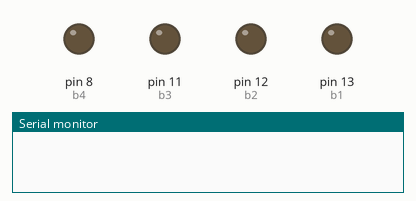
This sketch was run on a simulated Arduino Uno, built with avr-gcc and run on an emulated ATmega328P. On the bench: output pins drawn as LEDs (lit = HIGH), the last lines printed to the serial monitor.

Above: at 0.1 s.
At 4.1 s:
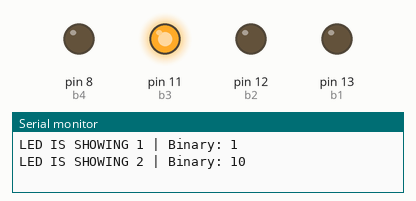
At 8.1 s:
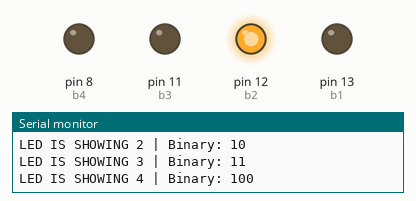
At 18.1 s:
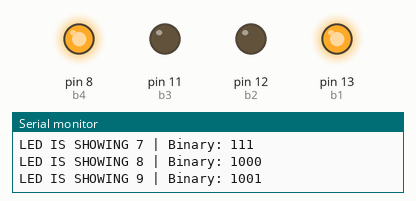
At 28.1 s:
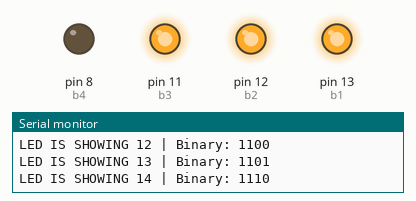
At 38.1 s:
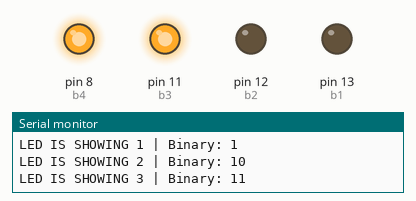
Timing chart, 0 to 39.6 s (numbered marks = the images above):
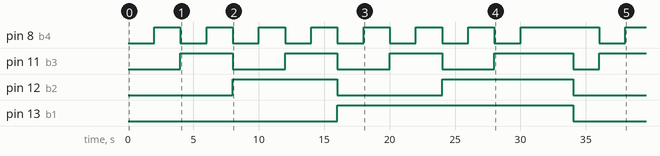

The sketch:

ledCounter.ino
```cpp
int b1 = 13;
int b2 = 12;
int b3 = 11;
int b4 = 8;

int ledPins[] = {b4, b3, b2, b1};
bool pattern[] = {false, false, false, false};

void setup() {
  Serial.begin(9600);

  // pinMode must come before digitalWrite
  pinMode(b1, OUTPUT);
  pinMode(b2, OUTPUT);
  pinMode(b3, OUTPUT);
  pinMode(b4, OUTPUT);

}

void loop() {
  // Commented out so it doesn't instantly overwrite your setup logic
  /*
  digitalWrite(b1, HIGH);
  digitalWrite(b2, HIGH);
  digitalWrite(b3, HIGH);
  digitalWrite(b4, HIGH);
  */


  float log2Val = log(2); // Use float for math

  // Light up for 0 first
  for (int j = 0; j < 4; j++) {
    digitalWrite(ledPins[j], pattern[j] ? HIGH : LOW);
  }
  delay(2000);

  for (int i = 1; i < 16; i++) {
    // Reset pattern array (C++ syntax)
    for (int j = 0; j < 4; j++) pattern[j] = false;

    int num;
    if (i % 2 != 0) {
      num = i - 1;
      pattern[0] = true;
    } else {
      num = i;
      pattern[0] = false;
    }

    // Fixed while loop syntax and variable names
    while (num > 0) {
      int ledNum = (log(num) / log2Val) + 0.1; // Add 0.1 to avoid rounding errors

      pattern[ledNum] = true;


      int ans = pow(2, ledNum) + 0.1;
      num = num - ans;

      if (num <= 0) break;
    }

    // Update LEDs
    for (int j = 0; j < 4; j++) {
      digitalWrite(ledPins[j], pattern[j] ? HIGH : LOW);
    }

    Serial.print("LED IS SHOWING ");
    Serial.print(i);
    Serial.print(" | Binary: ");
    Serial.println(i,BIN);
    delay(2000);
  }
}
```

Measured:
- by itself, pin 8 (b4): goes 7 × (HIGH 2.0 s, LOW 2.0 s), HIGH 6.0 s, LOW 2.0 s, then HIGH
- by itself, pin 11 (b3): goes 3 × (HIGH 4.0 s, LOW 4.0 s), HIGH 6.0 s, LOW 2.0 s, then HIGH
- by itself, pin 12 (b2): LOW → HIGH at 8.0 s, → LOW 8.0 s later, → HIGH 8.0 s later, → LOW 10.0 s later
- by itself, pin 13 (b1): LOW → HIGH at 16.0 s, → LOW 18.0 s later
